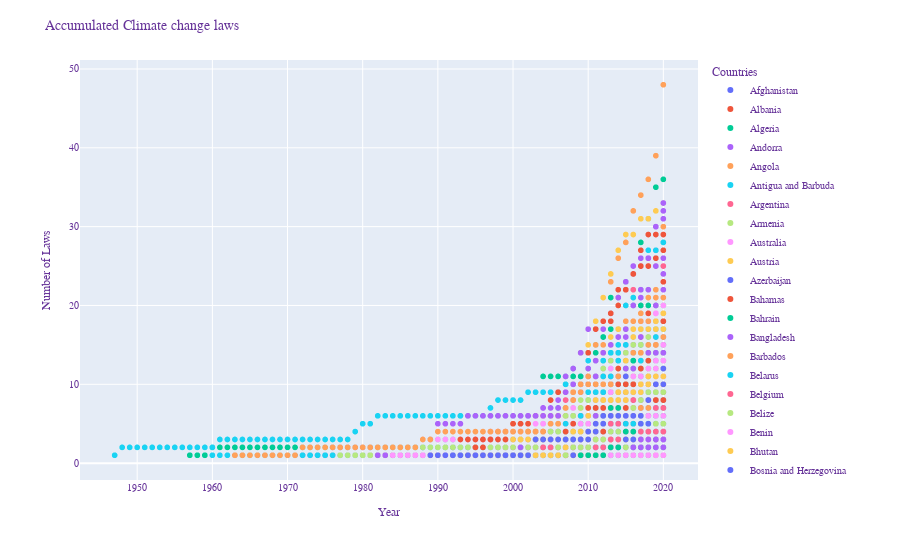

The notebook cell this image was saved under:
### Code cell
fig = px.scatter(df_historic_clean, y="cc_laws_tot", x="year",
                 color="country", hover_name="country",
                 log_x=False)

fig.update_layout(
    title="Accumulated Climate change laws",
    xaxis_title="Year",
    yaxis_title="Number of Laws",
    legend_title="Countries",
    font=font_dict
)
fig.show()
